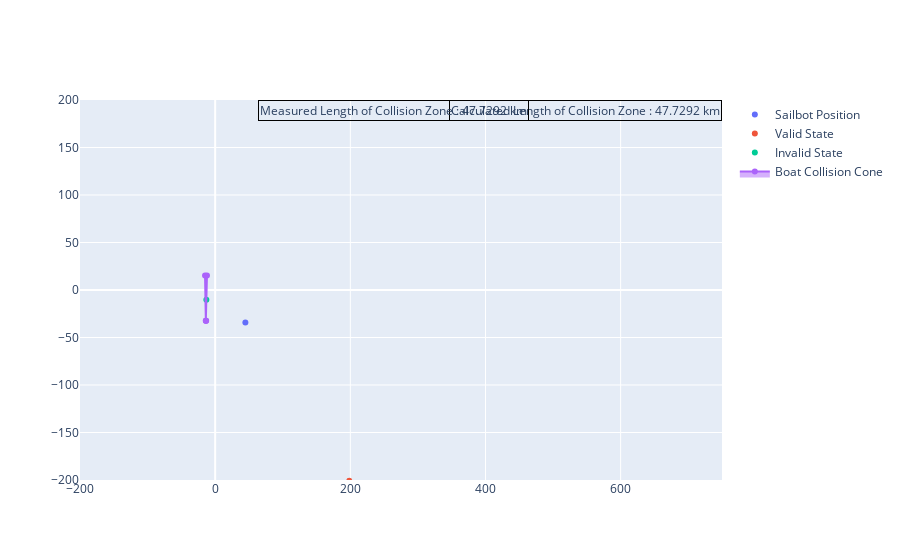

The notebook cell this image was saved under:
### Markdown cell above
Visual Verification of Creating Boat Object

### Code cell
# Sample AIS SHIP message
ais_ship = HelperAISShip(
    id=1,
    lat_lon=HelperLatLon(latitude=51.97917631092298, longitude=-137.1106454702385),
    cog=HelperHeading(heading=0.0),
    sog=HelperSpeed(speed=18.52),
    width=HelperDimension(dimension=20.0),
    length=HelperDimension(dimension=100.0),
    rot=HelperROT(rot=0),
)

# Create a boat object
boat1 = Boat(
    HelperLatLon(latitude=52.268119490007756, longitude=-136.9133983613776),
    HelperLatLon(latitude=51.95785651405779, longitude=-136.26282894969611),
    30.0,
    ais_ship,
)

# Choose some states for visual inspection
valid_state = HelperLatLon(latitude=50.42973337261916, longitude=-134.12018940923838)
invalid_state = HelperLatLon(latitude=52.174842845359755, longitude=-137.10372451905042)

# Extract coordinates for sailbot
sailbot_x, sailbot_y = boat1.sailbot_position
sailbot = go.Scatter(x=[sailbot_x], y=[sailbot_y], mode="markers", name="Sailbot Position")

fig1 = go.Figure(sailbot)

# Extract coordinates for valid and invalid states
valid_state_x, valid_state_y = latlon_to_xy(boat1.reference, valid_state)
valid_state = go.Scatter(x=[valid_state_x], y=[valid_state_y], mode="markers", name="Valid State")

fig1.add_trace(valid_state)

invalid_state_x, invalid_state_y = latlon_to_xy(boat1.reference, invalid_state)
invalid_state = go.Scatter(
    x=[invalid_state_x], y=[invalid_state_y], mode="markers", name="Invalid State"
)

fig1.add_trace(invalid_state)

# Extract exterior coordinates for boat1's collision cone
if boat1.collision_zone is not None:
    boat_x, boat_y = np.array(boat1.collision_zone.exterior.coords.xy)
    boat_x = np.array(boat_x)
    boat_y = np.array(boat_y)
    boat = go.Scatter(x=boat_x, y=boat_y, fill="toself", name="Boat Collision Cone")
    fig1.add_trace(boat)

# Manually calculate the length of the collision zone based on:
# - the boat's projected distance
# - the boat's length
# - the safety buffer
collision_zone_length = round(
    (
        boat1._calculate_projected_distance()
        + 2 * BOAT_BUFFER
        + meters_to_km(boat1.ais_ship.length.dimension)
    ),
    4,
)

fig1.add_annotation(
    text="Calculated Length of Collision Zone : " + str(collision_zone_length) + " km",
    align="center",
    showarrow=False,
    xref="paper",
    yref="paper",
    x=1,
    y=1,
    bordercolor="black",
    borderwidth=1,
)

# Measure the length of the collision zone based on the points of the polygon
x: ndarray
y: ndarray

if boat1.collision_zone is not None:
    x, y = boat1.collision_zone.exterior.coords.xy

mid_1 = Point((x[1] + x[2]) / 2, (y[1] + y[2]) / 2)
mid_2 = Point((x[0] + x[3]) / 2, (y[0] + y[3]) / 2)

length = round(mid_1.distance(mid_2), 4)

fig1.add_annotation(
    text="Measured Length of Collision Zone : " + str(length) + " km",
    align="center",
    showarrow=False,
    xref="paper",
    yref="paper",
    x=0.7,
    y=1,
    bordercolor="black",
    borderwidth=1,
)

fig1.update_layout(yaxis_range=[-200, 200], xaxis_range=[-200, 750])
fig1

### Figure 1 — Plotly figure (JSON) as saved in the notebook; plotly's stock layout.template omitted (floating-point values rounded to 4 significant figures)
{"data": [{"mode": "markers", "name": "Sailbot Position", "type": "scatter", "x": [44.72], "y": [-34.32]}, {"mode": "markers", "name": "Valid State", "type": "scatter", "x": [198.5], "y": [-200.7]}, {"mode": "markers", "name": "Invalid State", "type": "scatter", "x": [-13.02], "y": [-10.36]}, {"fill": "toself", "name": "Boat Collision Cone", "type": "scatter", "x": [-13.81, -14.99, -12.12, -13.3, -13.81], "y": [-32.43, 15.3, 15.3, -32.43, -32.43]}], "layout": {"annotations": [{"align": "center", "bordercolor": "black", "borderwidth": 1, "showarrow": false, "text": "Calculated Length of Collision Zone : 47.7292 km", "x": 1, "xref": "paper", "y": 1, "yref": "paper"}, {"align": "center", "bordercolor": "black", "borderwidth": 1, "showarrow": false, "text": "Measured Length of Collision Zone : 47.7292 km", "x": 0.7, "xref": "paper", "y": 1, "yref": "paper"}], "xaxis": {"range": [-200, 750]}, "yaxis": {"range": [-200, 200]}}}
